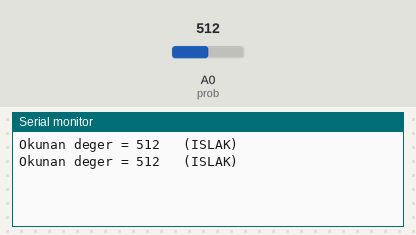
Recording of a sketch running on a simulated Arduino Uno, built with avr-gcc and run on an emulated ATmega328P. Parts: the last lines printed to the serial monitor. The inputs (shaded band) are chosen by the test bench; at power-on: A0 (prob) = 512.

Above: at 2.8 s.
2.9 s: A0 (prob) set to 691
At 4.9 s:
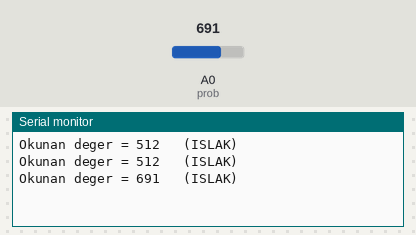
5.6 s: A0 (prob) set to 714
At 6.5 s:
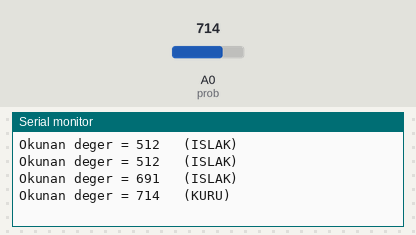

Measured:
- the behaviour switches between 699 and 700 on A0 (prob) (found by bisection; images 1 and 2)
- after the input at 2.9 s, the serial monitor: prints a new line after 1.1 s (image 1)
- after the input at 5.6 s, the serial monitor: prints a new line after 0.40 s (image 2)

The sketch:

Soil_Moisture_Sensor.ino
```cpp
const int prob = A0;
int olcum_sonucu;

void setup() {
   Serial.begin(9600);
}

void loop() {
  olcum_sonucu = analogRead(prob);
  if (olcum_sonucu<700){
  Serial.print("Okunan deger = ");
  Serial.print(olcum_sonucu);
  Serial.println("   (ISLAK) ");
  delay(2000);
  }
  else {
  Serial.print("Okunan deger = ");
  Serial.print(olcum_sonucu);
  Serial.println("   (KURU) ");
  delay(2000);
  }
}
```
